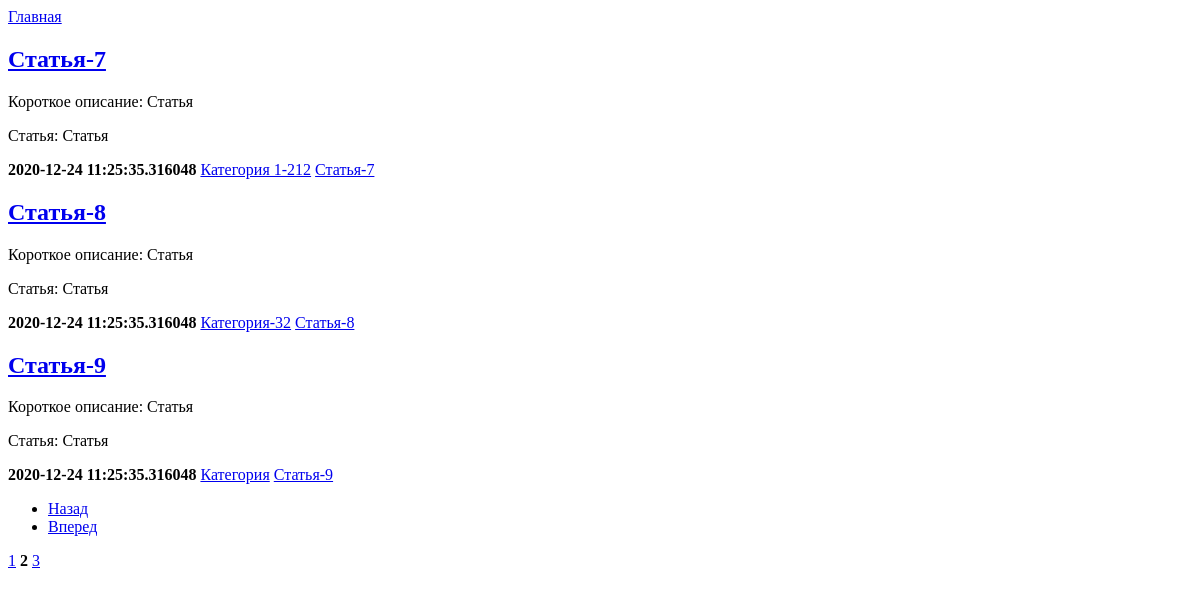
Page /articles/2/ on the earlier database version.
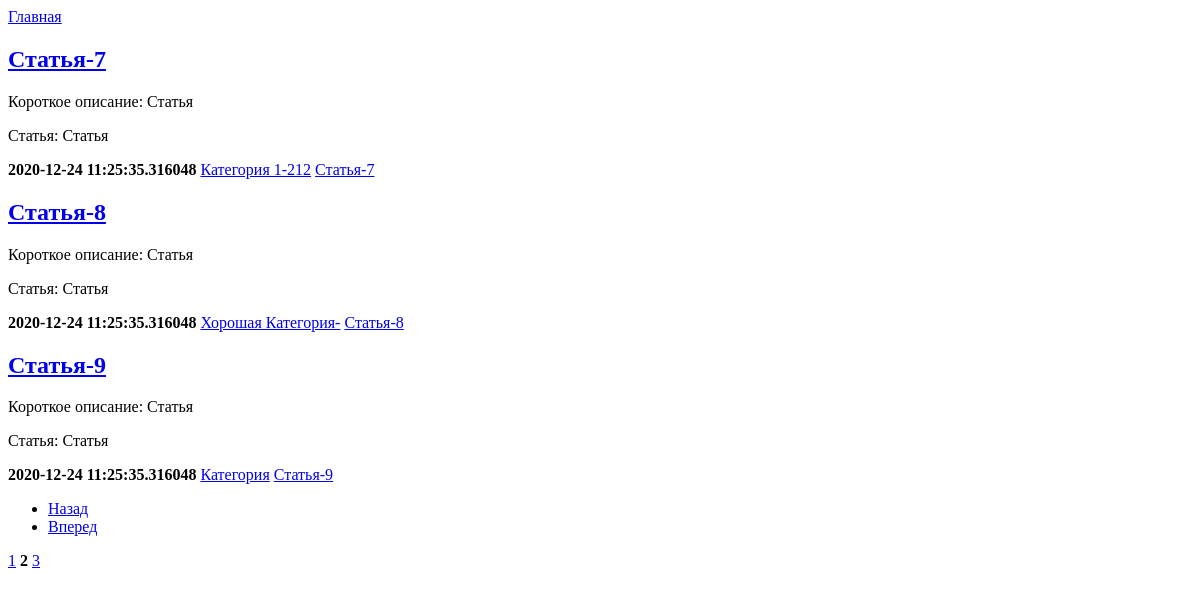
Same page on the later database version.
### cms/models.py (models this page shows)
class Articles(db.Model):
    id = db.Column(db.Integer, primary_key=True)
    title = db.Column(db.String(255), nullable=True)
    short_description = db.Column(db.String(255), nullable=False)
    article = db.Column(db.Text, nullable=True)
    date_publisher = db.Column(db.DateTime(), default=datetime.datetime.now())
    slug_art = db.Column(db.String(255), nullable=True, unique=True)
    category_id = db.Column(db.Integer, db.ForeignKey('category.id'))

class Category(db.Model):
    id = db.Column(db.Integer, primary_key=True)
    name_category = db.Column(db.String(255), nullable=True)
    slug_cat = db.Column(db.String(255), nullable=True, unique=True)
    article_one = db.relationship('Articles', backref='category_owner')

### cms/articles/views.py (the view)
@articles_blueprint.route('/articles/', methods=['GET'], defaults={"page": 1})
@articles_blueprint.route('/articles/<int:page>/', methods=['GET'])
def get_all_articles(page):
    page = page
    per_page = 3  # Количество статей на 1 странице
    articles = Articles.query.order_by(Articles.date_publisher.desc()).paginate(page, per_page, error_out=True)
    return render_template('user_templates/get_all_articles.html', articles=articles)

### cms/templates/user_templates/get_all_articles.html (shortened to what this page needs)
<!DOCTYPE html>
<html lang="en">
<head>
</head>
<body>
<a href="/">Главная</a>
{% for i in articles.items %}
<h2><a href="/articles/{{i.slug_art}}/">{{i.title}}</a></h2>
<p>Короткое описание: {{i.short_description}}</p>
<p>Статья: {{i.article}}</p>
<b>{{i.date_publisher}}</b>
<a href="/category/{{i.category_owner.slug_cat}}/">{{i.category_owner.name_category}}</a>
<a href="/articles/{{i.slug_art}}/">{{i.title}}</a>
{% endfor %}
<ul class="pagination">
    {% if articles.has_prev %}
    <li class="page-item"> <a class="page-link" href="{{ url_for('articles.get_all_articles', page=articles.prev_num) }}">Назад</a></li>
    {% else %}
    <li class="page-item"><a class="page-link btn disabled" href="#">Начало</a></li>
    {% endif %}
    {% if articles.has_next %}
    <li class="page-item"> <a class="page-link" href="{{ url_for('articles.get_all_articles', page=articles.next_num) }}">Вперед</a></li>
    {% else %}
    <li class="page-item"><a class="page-link btn disabled" href="#">Конец</a></li>
    {% endif %}
</ul>
<div class=pagination>
    {% for page in articles.iter_pages() %}
    {% if page %}
    {% if page != articles.page %}
    <a href="{{ url_for('articles.get_all_articles', page=page) }}">{{ page }}</a>
    {% else %}
    <strong>{{ page }}</strong>
    {% endif %}
    {% else %}
    <span class=ellipsis>…</span>
    {% endif %}
    {% endfor %}
</div>
</body>
</html>

Differences in the rows shown:
changed through a linked row, Articles "Статья-8": category_owner.name_category "Категория-32" → "Хорошая Категория-"
